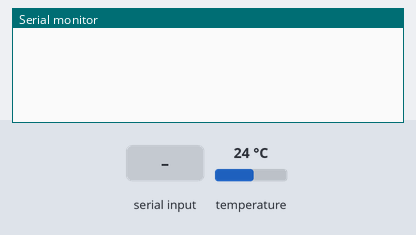
Bench run of a program on a simulated ESP32. On the bench: the last lines printed to the serial monitor. Inputs (shaded band) come from the test bench; at power-on: temperature 24 °C.

Above: at 3.0 s.
3.1 s: "1\n" received over Serial
At 3.9 s:
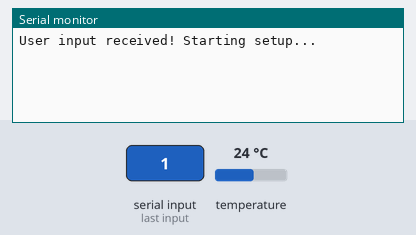
5.6 s: "1\n" received over the second serial link
At 6.5 s:
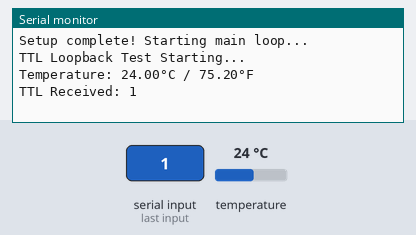
7.4 s: temperature set to 12 °C
At 8.8 s:
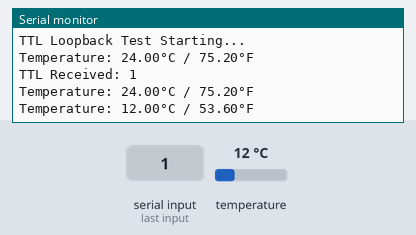
8.9 s: "0\n" received over the second serial link
At 10.1 s:
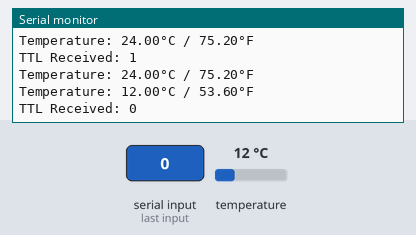
10.4 s: temperature set to 19 °C
At 12.7 s:
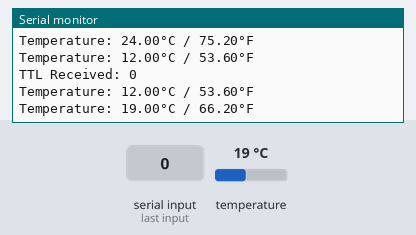
Timing chart, 0 to 12.9 s (numbered marks = the images above; inputs shaded):
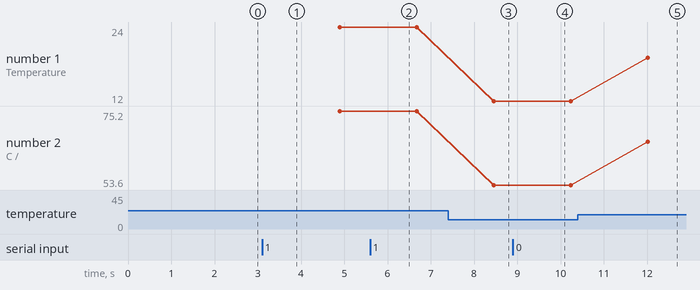

The program:

main.cpp
```cpp
#include <Arduino.h>
#include <OneWire.h>
#include <DallasTemperature.h>

// Counter variable for TTL messages
int counter = 0;

// TTL Serial pins
#define RXD2 16  // Define RXD2 as GPIO16
#define TXD2 17  // Define TXD2 as GPIO17

// Temperature sensor setup
const int oneWireBus = 32;     // GPIO where the DS18B20 is connected
OneWire oneWire(oneWireBus);   // Setup a oneWire instance
DallasTemperature sensors(&oneWire); // Pass oneWire reference to Dallas Temperature sensor

void setup() {
  // Start Serial for debugging/monitoring
  Serial.begin(115200);
  delay(2000); // Allow USB to stabilize

  // Wait for user input, printing message every 5 seconds
  unsigned long lastPrintTime = 0;
  const unsigned long printInterval = 5000; // 5 seconds
  while (Serial.available() == 0) {
    if (millis() - lastPrintTime >= printInterval) {
      Serial.println("Waiting for user input... Send any character to continue.");
      lastPrintTime = millis();
    }
    delay(100); // Small delay to prevent excessive CPU usage
  }

  // Clear the input buffer
  while (Serial.available()) {
    Serial.read(); // Read and discard any input
  }

  Serial.println("User input received! Starting setup...");
  delay(1000); // Brief delay for monitor to catch up

  Serial.println("Starting!");

  // Initialize TTL Serial communication
  Serial2.begin(9600, SERIAL_8N1, RXD2, TXD2);
  Serial.println("TTL Serial initialized on GPIO16 (TX) and GPIO17 (RX)");

  // Initialize DS18B20 temperature sensor
  sensors.begin();
  Serial.println("DS18B20 temperature sensor initialized on GPIO32");

  Serial.println("Setup complete! Starting main loop...");
  Serial.println("TTL Loopback Test Starting...");
}

void loop() {
  // TTL Loopback functionality
  Serial2.println("Hello-5 TTL Loopback! Count: " + String(counter));

  // Check for TTL response
  if (Serial2.available()) {
    String receivedData = "";
    while (Serial2.available()) {
      char c = Serial2.read();
      if (c == '\n' || c == '\r') {
        if (receivedData.length() > 0) {
          Serial.print("TTL Received: ");
          Serial.println(receivedData);
          receivedData = "";
        }
      } else {
        receivedData += c;
      }
      delay(1); // Small delay to allow more data to arrive
    }
    // Print any remaining data that didn't end with newline
    if (receivedData.length() > 0) {
      Serial.print("TTL Received: ");
      Serial.println(receivedData);
    }
  }

  // Temperature sensor reading
  sensors.requestTemperatures();
  float temperatureC = sensors.getTempCByIndex(0);
  float temperatureF = sensors.getTempFByIndex(0);

  // Print temperature readings
  Serial.print("Temperature: ");
  Serial.print(temperatureC);
  Serial.print("°C / ");
  Serial.print(temperatureF);
  Serial.println("°F");

  // Increment counter
  counter++;

  // Wait before next iteration
  delay(1000); // 1 second delay for TTL, but temperature will be read every loop
}
```

Measured:
- after the input at 3.1 s, the serial monitor: prints a new line at once (image 1)
- after the input at 5.6 s, the serial monitor: prints a new line after 0.30 s (image 2)
- after the input at 7.4 s, the serial monitor: prints a new line after 1.1 s (image 3)
- after the input at 8.9 s, the serial monitor: prints a new line after 0.56 s (image 4)
- after the input at 10.4 s, the serial monitor: prints a new line after 1.6 s (image 5)
- plotted number 1: 24 → 12 after the input at 7.4 s, 12 → 19 after the input at 10.4 s
- plotted number 2: 75.2 → 53.6 after the input at 7.4 s, 53.6 → 66.2 after the input at 10.4 s
